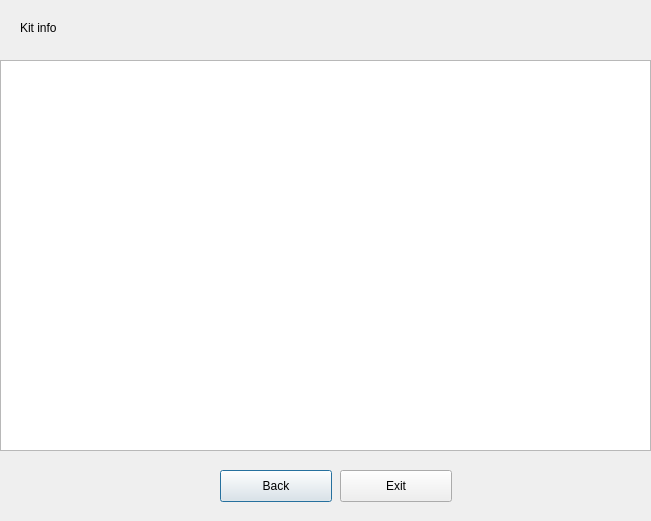
<?xml version="1.0" encoding="UTF-8"?>
<ui version="4.0">
 <class>Dialog</class>
 <widget class="QDialog" name="Dialog">
  <property name="geometry">
   <rect>
    <x>0</x>
    <y>0</y>
    <width>651</width>
    <height>521</height>
   </rect>
  </property>
  <property name="windowTitle">
   <string>Dialog</string>
  </property>
  <widget class="QTableWidget" name="tableWidget">
   <property name="geometry">
    <rect>
     <x>0</x>
     <y>60</y>
     <width>651</width>
     <height>391</height>
    </rect>
   </property>
  </widget>
  <widget class="QLabel" name="label">
   <property name="geometry">
    <rect>
     <x>20</x>
     <y>20</y>
     <width>58</width>
     <height>16</height>
    </rect>
   </property>
   <property name="text">
    <string>Kit info</string>
   </property>
  </widget>
  <widget class="QPushButton" name="pushButton">
   <property name="geometry">
    <rect>
     <x>220</x>
     <y>470</y>
     <width>112</width>
     <height>32</height>
    </rect>
   </property>
   <property name="text">
    <string>Back</string>
   </property>
  </widget>
  <widget class="QPushButton" name="exitButton">
   <property name="geometry">
    <rect>
     <x>340</x>
     <y>470</y>
     <width>112</width>
     <height>32</height>
    </rect>
   </property>
   <property name="text">
    <string>Exit</string>
   </property>
  </widget>
 </widget>
 <resources/>
 <connections/>
</ui>
